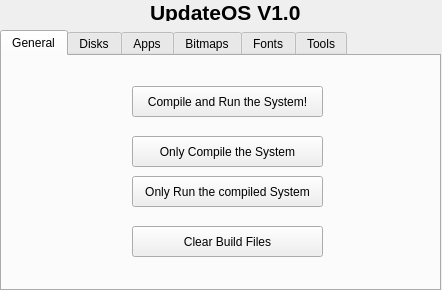
<?xml version="1.0" encoding="UTF-8"?>
<ui version="4.0">
 <class>MainWindow</class>
 <widget class="QWidget" name="MainWindow">
  <property name="geometry">
   <rect>
    <x>0</x>
    <y>0</y>
    <width>442</width>
    <height>290</height>
   </rect>
  </property>
  <property name="windowTitle">
   <string>UpdateOS - Compile</string>
  </property>
  <property name="windowIcon">
   <iconset>
    <normaloff>../../../../../../../.designer/backup/UpOS.32x32.ico</normaloff>../../../../../../../.designer/backup/UpOS.32x32.ico</iconset>
  </property>
  <widget class="QLabel" name="UpOS_label">
   <property name="geometry">
    <rect>
     <x>150</x>
     <y>0</y>
     <width>151</width>
     <height>21</height>
    </rect>
   </property>
   <property name="text">
    <string>&lt;html&gt;&lt;head/&gt;&lt;body&gt;&lt;p&gt;&lt;span style=&quot; font-size:16pt; font-weight:700;&quot;&gt;UpdateOS V1.0&lt;/span&gt;&lt;/p&gt;&lt;/body&gt;&lt;/html&gt;</string>
   </property>
   <property name="textFormat">
    <enum>Qt::MarkdownText</enum>
   </property>
  </widget>
  <widget class="QTabWidget" name="Tabs">
   <property name="geometry">
    <rect>
     <x>0</x>
     <y>30</y>
     <width>441</width>
     <height>261</height>
    </rect>
   </property>
   <property name="tabPosition">
    <enum>QTabWidget::North</enum>
   </property>
   <property name="tabShape">
    <enum>QTabWidget::Rounded</enum>
   </property>
   <property name="currentIndex">
    <number>0</number>
   </property>
   <property name="elideMode">
    <enum>Qt::ElideNone</enum>
   </property>
   <property name="usesScrollButtons">
    <bool>false</bool>
   </property>
   <property name="documentMode">
    <bool>false</bool>
   </property>
   <property name="tabsClosable">
    <bool>false</bool>
   </property>
   <property name="movable">
    <bool>false</bool>
   </property>
   <property name="tabBarAutoHide">
    <bool>true</bool>
   </property>
   <widget class="QWidget" name="general">
    <attribute name="title">
     <string>General</string>
    </attribute>
    <widget class="QPushButton" name="btn_CompileRun">
     <property name="geometry">
      <rect>
       <x>130</x>
       <y>30</y>
       <width>191</width>
       <height>31</height>
      </rect>
     </property>
     <property name="text">
      <string>Compile and Run the System!</string>
     </property>
    </widget>
    <widget class="QPushButton" name="btn_Clear">
     <property name="geometry">
      <rect>
       <x>130</x>
       <y>170</y>
       <width>191</width>
       <height>31</height>
      </rect>
     </property>
     <property name="text">
      <string>Clear Build Files</string>
     </property>
    </widget>
    <widget class="QPushButton" name="btn_Run">
     <property name="geometry">
      <rect>
       <x>130</x>
       <y>120</y>
       <width>191</width>
       <height>31</height>
      </rect>
     </property>
     <property name="text">
      <string>Only Run the compiled System</string>
     </property>
    </widget>
    <widget class="QPushButton" name="btn_Compile">
     <property name="geometry">
      <rect>
       <x>130</x>
       <y>80</y>
       <width>191</width>
       <height>31</height>
      </rect>
     </property>
     <property name="text">
      <string>Only Compile the System</string>
     </property>
    </widget>
   </widget>
   <widget class="QWidget" name="disk">
    <attribute name="title">
     <string>Disks</string>
    </attribute>
    <widget class="QListWidget" name="disk_list">
     <property name="geometry">
      <rect>
       <x>0</x>
       <y>30</y>
       <width>321</width>
       <height>171</height>
      </rect>
     </property>
     <property name="alternatingRowColors">
      <bool>true</bool>
     </property>
     <property name="movement">
      <enum>QListView::Static</enum>
     </property>
    </widget>
    <widget class="QPushButton" name="btn_build_disk_img">
     <property name="geometry">
      <rect>
       <x>0</x>
       <y>200</y>
       <width>171</width>
       <height>31</height>
      </rect>
     </property>
     <property name="text">
      <string>Create this Disk Image</string>
     </property>
    </widget>
    <widget class="QPushButton" name="btn_build_all_img">
     <property name="geometry">
      <rect>
       <x>170</x>
       <y>200</y>
       <width>151</width>
       <height>31</height>
      </rect>
     </property>
     <property name="text">
      <string>Create all Disk Images</string>
     </property>
    </widget>
    <widget class="QWidget" name="verticalLayoutWidget">
     <property name="geometry">
      <rect>
       <x>320</x>
       <y>90</y>
       <width>121</width>
       <height>51</height>
      </rect>
     </property>
     <layout class="QVBoxLayout" name="verticalLayout">
      <item>
       <widget class="QLabel" name="disk_size_label">
        <property name="text">
         <string>Disk Size (MB):</string>
        </property>
        <property name="alignment">
         <set>Qt::AlignCenter</set>
        </property>
       </widget>
      </item>
      <item>
       <widget class="QLineEdit" name="disk_size">
        <property name="text">
         <string>128</string>
        </property>
       </widget>
      </item>
     </layout>
    </widget>
    <widget class="QWidget" name="verticalLayoutWidget_2">
     <property name="geometry">
      <rect>
       <x>320</x>
       <y>30</y>
       <width>121</width>
       <height>51</height>
      </rect>
     </property>
     <layout class="QVBoxLayout" name="verticalLayout_2">
      <item>
       <widget class="QLabel" name="disk_fs_label">
        <property name="text">
         <string>Disk File System:</string>
        </property>
        <property name="alignment">
         <set>Qt::AlignCenter</set>
        </property>
       </widget>
      </item>
      <item>
       <widget class="QComboBox" name="fses">
        <property name="editable">
         <bool>false</bool>
        </property>
        <property name="currentText">
         <string notr="true">FAT32</string>
        </property>
        <item>
         <property name="text">
          <string notr="true">FAT32</string>
         </property>
        </item>
        <item>
         <property name="text">
          <string notr="true">FAT16</string>
         </property>
        </item>
        <item>
         <property name="text">
          <string notr="true">FAT12</string>
         </property>
        </item>
        <item>
         <property name="text">
          <string notr="true">ExFAT</string>
         </property>
        </item>
       </widget>
      </item>
     </layout>
    </widget>
    <widget class="QWidget" name="horizontalLayoutWidget_2">
     <property name="geometry">
      <rect>
       <x>0</x>
       <y>0</y>
       <width>211</width>
       <height>31</height>
      </rect>
     </property>
     <layout class="QHBoxLayout" name="horizontalLayout_2">
      <item>
       <widget class="QLabel" name="disk_name_label">
        <property name="text">
         <string>Disk name:</string>
        </property>
       </widget>
      </item>
      <item>
       <widget class="QLineEdit" name="disk_name"/>
      </item>
     </layout>
    </widget>
    <widget class="QWidget" name="horizontalLayoutWidget_3">
     <property name="geometry">
      <rect>
       <x>220</x>
       <y>0</y>
       <width>211</width>
       <height>31</height>
      </rect>
     </property>
     <layout class="QHBoxLayout" name="horizontalLayout_3">
      <item>
       <widget class="QLabel" name="disk_dir_label">
        <property name="text">
         <string>Disk directory:</string>
        </property>
       </widget>
      </item>
      <item>
       <widget class="QLineEdit" name="disk_dir"/>
      </item>
     </layout>
    </widget>
    <widget class="QPushButton" name="btn_add_disk">
     <property name="geometry">
      <rect>
       <x>320</x>
       <y>140</y>
       <width>61</width>
       <height>31</height>
      </rect>
     </property>
     <property name="text">
      <string/>
     </property>
     <property name="icon">
      <iconset theme="document-new">
       <normaloff>.</normaloff>.</iconset>
     </property>
     <property name="iconSize">
      <size>
       <width>32</width>
       <height>32</height>
      </size>
     </property>
    </widget>
    <widget class="QPushButton" name="btn_remove_disk">
     <property name="geometry">
      <rect>
       <x>380</x>
       <y>170</y>
       <width>61</width>
       <height>31</height>
      </rect>
     </property>
     <property name="text">
      <string/>
     </property>
     <property name="icon">
      <iconset theme="user-trash">
       <normaloff>.</normaloff>.</iconset>
     </property>
     <property name="iconSize">
      <size>
       <width>32</width>
       <height>32</height>
      </size>
     </property>
    </widget>
    <widget class="QPushButton" name="btn_reload_disks">
     <property name="geometry">
      <rect>
       <x>380</x>
       <y>140</y>
       <width>61</width>
       <height>31</height>
      </rect>
     </property>
     <property name="text">
      <string/>
     </property>
     <property name="icon">
      <iconset theme="software-update-available">
       <normaloff>.</normaloff>.</iconset>
     </property>
     <property name="iconSize">
      <size>
       <width>32</width>
       <height>32</height>
      </size>
     </property>
    </widget>
    <widget class="QPushButton" name="btn_save_disk">
     <property name="geometry">
      <rect>
       <x>320</x>
       <y>170</y>
       <width>61</width>
       <height>31</height>
      </rect>
     </property>
     <property name="text">
      <string/>
     </property>
     <property name="icon">
      <iconset theme="media-floppy">
       <normaloff>.</normaloff>.</iconset>
     </property>
     <property name="iconSize">
      <size>
       <width>32</width>
       <height>32</height>
      </size>
     </property>
    </widget>
    <widget class="QPushButton" name="btn_remove_all_disks">
     <property name="geometry">
      <rect>
       <x>380</x>
       <y>200</y>
       <width>61</width>
       <height>31</height>
      </rect>
     </property>
     <property name="text">
      <string/>
     </property>
     <property name="icon">
      <iconset theme="edit-clear">
       <normaloff>.</normaloff>.</iconset>
     </property>
     <property name="iconSize">
      <size>
       <width>32</width>
       <height>32</height>
      </size>
     </property>
    </widget>
    <widget class="QPushButton" name="btn_format_disk">
     <property name="geometry">
      <rect>
       <x>320</x>
       <y>200</y>
       <width>61</width>
       <height>31</height>
      </rect>
     </property>
     <property name="text">
      <string/>
     </property>
     <property name="icon">
      <iconset theme="media-playlist-repeat"/>
     </property>
     <property name="iconSize">
      <size>
       <width>32</width>
       <height>32</height>
      </size>
     </property>
    </widget>
   </widget>
   <widget class="QWidget" name="apps">
    <attribute name="title">
     <string>Apps</string>
    </attribute>
    <widget class="QListWidget" name="app_list">
     <property name="geometry">
      <rect>
       <x>0</x>
       <y>0</y>
       <width>441</width>
       <height>201</height>
      </rect>
     </property>
    </widget>
    <widget class="QPushButton" name="btn_build_app">
     <property name="geometry">
      <rect>
       <x>0</x>
       <y>200</y>
       <width>141</width>
       <height>31</height>
      </rect>
     </property>
     <property name="text">
      <string>Build this App</string>
     </property>
    </widget>
    <widget class="QPushButton" name="btn_build_all_apps">
     <property name="geometry">
      <rect>
       <x>140</x>
       <y>200</y>
       <width>141</width>
       <height>31</height>
      </rect>
     </property>
     <property name="text">
      <string>Build all Apps</string>
     </property>
    </widget>
    <widget class="QPushButton" name="btn_reload_apps">
     <property name="geometry">
      <rect>
       <x>390</x>
       <y>200</y>
       <width>51</width>
       <height>31</height>
      </rect>
     </property>
     <property name="text">
      <string/>
     </property>
     <property name="icon">
      <iconset theme="software-update-available">
       <normaloff>.</normaloff>.</iconset>
     </property>
     <property name="iconSize">
      <size>
       <width>32</width>
       <height>32</height>
      </size>
     </property>
    </widget>
    <widget class="QPushButton" name="btn_copy_app">
     <property name="geometry">
      <rect>
       <x>280</x>
       <y>200</y>
       <width>111</width>
       <height>31</height>
      </rect>
     </property>
     <property name="text">
      <string>Copy to disk</string>
     </property>
     <property name="iconSize">
      <size>
       <width>32</width>
       <height>32</height>
      </size>
     </property>
    </widget>
   </widget>
   <widget class="QWidget" name="bitmap">
    <attribute name="title">
     <string>Bitmaps</string>
    </attribute>
    <widget class="QTreeWidget" name="bmp_files">
     <property name="geometry">
      <rect>
       <x>0</x>
       <y>0</y>
       <width>441</width>
       <height>201</height>
      </rect>
     </property>
     <attribute name="headerVisible">
      <bool>false</bool>
     </attribute>
     <column>
      <property name="text">
       <string notr="true">1</string>
      </property>
     </column>
    </widget>
    <widget class="QPushButton" name="btn_convert_bmp">
     <property name="geometry">
      <rect>
       <x>0</x>
       <y>200</y>
       <width>201</width>
       <height>31</height>
      </rect>
     </property>
     <property name="text">
      <string>Convert this Pixel Files to Bitmap</string>
     </property>
    </widget>
    <widget class="QPushButton" name="btn_convert_all_bmp">
     <property name="geometry">
      <rect>
       <x>200</x>
       <y>200</y>
       <width>191</width>
       <height>31</height>
      </rect>
     </property>
     <property name="text">
      <string>Convert all Pixel Files to Bitmap</string>
     </property>
    </widget>
    <widget class="QPushButton" name="btn_reload_bitmaps">
     <property name="geometry">
      <rect>
       <x>390</x>
       <y>200</y>
       <width>51</width>
       <height>31</height>
      </rect>
     </property>
     <property name="text">
      <string/>
     </property>
     <property name="icon">
      <iconset theme="software-update-available">
       <normaloff>.</normaloff>.</iconset>
     </property>
     <property name="iconSize">
      <size>
       <width>32</width>
       <height>32</height>
      </size>
     </property>
    </widget>
   </widget>
   <widget class="QWidget" name="fonts">
    <attribute name="title">
     <string>Fonts</string>
    </attribute>
    <widget class="QPushButton" name="btn_convert_font">
     <property name="geometry">
      <rect>
       <x>0</x>
       <y>200</y>
       <width>201</width>
       <height>31</height>
      </rect>
     </property>
     <property name="text">
      <string>Convert this Charmap to Font</string>
     </property>
    </widget>
    <widget class="QTreeWidget" name="font_pictures">
     <property name="geometry">
      <rect>
       <x>0</x>
       <y>0</y>
       <width>441</width>
       <height>201</height>
      </rect>
     </property>
     <attribute name="headerVisible">
      <bool>false</bool>
     </attribute>
     <column>
      <property name="text">
       <string notr="true">1</string>
      </property>
     </column>
    </widget>
    <widget class="QPushButton" name="btn_convert_all_fonts">
     <property name="geometry">
      <rect>
       <x>200</x>
       <y>200</y>
       <width>191</width>
       <height>31</height>
      </rect>
     </property>
     <property name="text">
      <string>Convert all Charmaps to Fonts</string>
     </property>
    </widget>
    <widget class="QPushButton" name="btn_reload_fonts">
     <property name="geometry">
      <rect>
       <x>390</x>
       <y>200</y>
       <width>51</width>
       <height>31</height>
      </rect>
     </property>
     <property name="text">
      <string/>
     </property>
     <property name="icon">
      <iconset theme="software-update-available">
       <normaloff>.</normaloff>.</iconset>
     </property>
     <property name="iconSize">
      <size>
       <width>32</width>
       <height>32</height>
      </size>
     </property>
    </widget>
   </widget>
   <widget class="QWidget" name="tools">
    <attribute name="title">
     <string>Tools</string>
    </attribute>
    <widget class="QLabel" name="label">
     <property name="geometry">
      <rect>
       <x>0</x>
       <y>0</y>
       <width>441</width>
       <height>231</height>
      </rect>
     </property>
     <property name="text">
      <string>&lt;html&gt;&lt;head/&gt;&lt;body&gt;&lt;p&gt;There are no other tools available yet. 😐️&lt;/p&gt;&lt;p&gt;They will be added soon. 😄👍️&lt;/p&gt;&lt;/body&gt;&lt;/html&gt;</string>
     </property>
     <property name="alignment">
      <set>Qt::AlignCenter</set>
     </property>
    </widget>
    <widget class="QLabel" name="label_2">
     <property name="geometry">
      <rect>
       <x>0</x>
       <y>210</y>
       <width>441</width>
       <height>21</height>
      </rect>
     </property>
     <property name="text">
      <string>(Google Translate)</string>
     </property>
     <property name="alignment">
      <set>Qt::AlignCenter</set>
     </property>
    </widget>
   </widget>
  </widget>
 </widget>
 <resources/>
 <connections/>
</ui>
